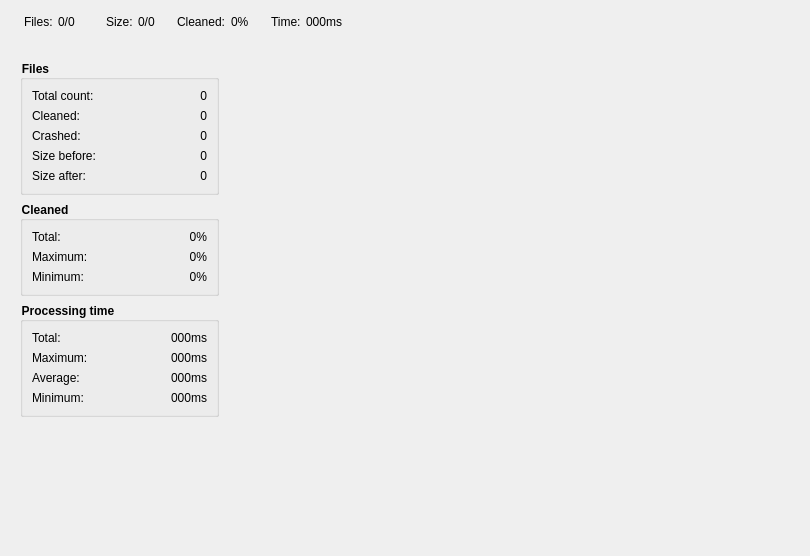
<?xml version="1.0" encoding="UTF-8"?>
<ui version="4.0">
 <class>DockWidget</class>
 <widget class="QWidget" name="DockWidget">
  <property name="geometry">
   <rect>
    <x>0</x>
    <y>0</y>
    <width>810</width>
    <height>556</height>
   </rect>
  </property>
  <property name="windowTitle">
   <string>Form</string>
  </property>
  <property name="currentIndex" stdset="0">
   <number>-1</number>
  </property>
  <widget class="QWidget" name="widget1" native="true">
   <property name="geometry">
    <rect>
     <x>20</x>
     <y>60</y>
     <width>199</width>
     <height>421</height>
    </rect>
   </property>
   <layout class="QVBoxLayout" name="verticalLayout">
    <property name="margin">
     <number>0</number>
    </property>
    <item>
     <widget class="QGroupBox" name="gBoxFiles">
      <property name="styleSheet">
       <string notr="true">QGroupBox
{
    font-weight: bold;
}</string>
      </property>
      <property name="title">
       <string>Files</string>
      </property>
      <layout class="QGridLayout" name="gridLayout_5">
       <item row="0" column="0">
        <widget class="QLabel" name="label">
         <property name="text">
          <string>Total count:</string>
         </property>
         <property name="textInteractionFlags">
          <set>Qt::LinksAccessibleByMouse|Qt::TextSelectableByMouse</set>
         </property>
        </widget>
       </item>
       <item row="0" column="1">
        <widget class="QLabel" name="lblITotalFiles">
         <property name="text">
          <string notr="true">0</string>
         </property>
         <property name="alignment">
          <set>Qt::AlignRight|Qt::AlignTrailing|Qt::AlignVCenter</set>
         </property>
         <property name="textInteractionFlags">
          <set>Qt::LinksAccessibleByMouse|Qt::TextSelectableByMouse</set>
         </property>
        </widget>
       </item>
       <item row="1" column="0">
        <widget class="QLabel" name="lbl10">
         <property name="text">
          <string>Cleaned:</string>
         </property>
         <property name="textInteractionFlags">
          <set>Qt::LinksAccessibleByMouse|Qt::TextSelectableByMouse</set>
         </property>
        </widget>
       </item>
       <item row="1" column="1">
        <widget class="QLabel" name="lblICleaned">
         <property name="text">
          <string notr="true">0</string>
         </property>
         <property name="alignment">
          <set>Qt::AlignRight|Qt::AlignTrailing|Qt::AlignVCenter</set>
         </property>
         <property name="textInteractionFlags">
          <set>Qt::LinksAccessibleByMouse|Qt::TextSelectableByMouse</set>
         </property>
        </widget>
       </item>
       <item row="2" column="0" rowspan="3">
        <widget class="QLabel" name="lbl9">
         <property name="text">
          <string>Crashed:</string>
         </property>
         <property name="textInteractionFlags">
          <set>Qt::LinksAccessibleByMouse|Qt::TextSelectableByMouse</set>
         </property>
        </widget>
       </item>
       <item row="2" column="1" rowspan="3">
        <widget class="QLabel" name="lblICrashed">
         <property name="text">
          <string notr="true">0</string>
         </property>
         <property name="alignment">
          <set>Qt::AlignRight|Qt::AlignTrailing|Qt::AlignVCenter</set>
         </property>
         <property name="textInteractionFlags">
          <set>Qt::LinksAccessibleByMouse|Qt::TextSelectableByMouse</set>
         </property>
        </widget>
       </item>
       <item row="5" column="0">
        <widget class="QLabel" name="lbl1">
         <property name="text">
          <string>Size before:</string>
         </property>
         <property name="textInteractionFlags">
          <set>Qt::LinksAccessibleByMouse|Qt::TextSelectableByMouse</set>
         </property>
        </widget>
       </item>
       <item row="6" column="0">
        <widget class="QLabel" name="lbl2">
         <property name="text">
          <string>Size after:</string>
         </property>
         <property name="textInteractionFlags">
          <set>Qt::LinksAccessibleByMouse|Qt::TextSelectableByMouse</set>
         </property>
        </widget>
       </item>
       <item row="5" column="1">
        <widget class="QLabel" name="lblITotalSizeBefore">
         <property name="text">
          <string notr="true">0</string>
         </property>
         <property name="alignment">
          <set>Qt::AlignRight|Qt::AlignTrailing|Qt::AlignVCenter</set>
         </property>
         <property name="textInteractionFlags">
          <set>Qt::LinksAccessibleByMouse|Qt::TextSelectableByMouse</set>
         </property>
        </widget>
       </item>
       <item row="6" column="1">
        <widget class="QLabel" name="lblITotalSizeAfter">
         <property name="text">
          <string notr="true">0</string>
         </property>
         <property name="alignment">
          <set>Qt::AlignRight|Qt::AlignTrailing|Qt::AlignVCenter</set>
         </property>
         <property name="textInteractionFlags">
          <set>Qt::LinksAccessibleByMouse|Qt::TextSelectableByMouse</set>
         </property>
        </widget>
       </item>
      </layout>
     </widget>
    </item>
    <item>
     <widget class="QGroupBox" name="gBoxCleaned">
      <property name="styleSheet">
       <string notr="true">QGroupBox
{
    font-weight: bold;
}</string>
      </property>
      <property name="title">
       <string>Cleaned</string>
      </property>
      <layout class="QGridLayout" name="gridLayout_4">
       <item row="1" column="0" rowspan="2">
        <widget class="QLabel" name="lbl3">
         <property name="text">
          <string>Maximum:</string>
         </property>
         <property name="textInteractionFlags">
          <set>Qt::LinksAccessibleByMouse|Qt::TextSelectableByMouse</set>
         </property>
        </widget>
       </item>
       <item row="1" column="1" rowspan="2">
        <widget class="QLabel" name="lblIMaxCompress">
         <property name="text">
          <string notr="true">0%</string>
         </property>
         <property name="alignment">
          <set>Qt::AlignRight|Qt::AlignTrailing|Qt::AlignVCenter</set>
         </property>
         <property name="textInteractionFlags">
          <set>Qt::LinksAccessibleByMouse|Qt::TextSelectableByMouse</set>
         </property>
        </widget>
       </item>
       <item row="3" column="0" rowspan="3">
        <widget class="QLabel" name="lbl4">
         <property name="text">
          <string>Minimum:</string>
         </property>
         <property name="textInteractionFlags">
          <set>Qt::LinksAccessibleByMouse|Qt::TextSelectableByMouse</set>
         </property>
        </widget>
       </item>
       <item row="3" column="1" rowspan="3">
        <widget class="QLabel" name="lblIMinCompress">
         <property name="text">
          <string notr="true">0%</string>
         </property>
         <property name="alignment">
          <set>Qt::AlignRight|Qt::AlignTrailing|Qt::AlignVCenter</set>
         </property>
         <property name="textInteractionFlags">
          <set>Qt::LinksAccessibleByMouse|Qt::TextSelectableByMouse</set>
         </property>
        </widget>
       </item>
       <item row="0" column="0">
        <widget class="QLabel" name="lbl5">
         <property name="text">
          <string>Total:</string>
         </property>
         <property name="textInteractionFlags">
          <set>Qt::LinksAccessibleByMouse|Qt::TextSelectableByMouse</set>
         </property>
        </widget>
       </item>
       <item row="0" column="1">
        <widget class="QLabel" name="lblIAverComp">
         <property name="text">
          <string notr="true">0%</string>
         </property>
         <property name="alignment">
          <set>Qt::AlignRight|Qt::AlignTrailing|Qt::AlignVCenter</set>
         </property>
         <property name="textInteractionFlags">
          <set>Qt::LinksAccessibleByMouse|Qt::TextSelectableByMouse</set>
         </property>
        </widget>
       </item>
      </layout>
     </widget>
    </item>
    <item>
     <widget class="QGroupBox" name="gBoxTime">
      <property name="styleSheet">
       <string notr="true">QGroupBox
{
    font-weight: bold;
}</string>
      </property>
      <property name="title">
       <string>Processing time</string>
      </property>
      <layout class="QGridLayout" name="gridLayout_3">
       <item row="0" column="1">
        <widget class="QLabel" name="lblIFullTime">
         <property name="minimumSize">
          <size>
           <width>100</width>
           <height>0</height>
          </size>
         </property>
         <property name="text">
          <string>000ms</string>
         </property>
         <property name="alignment">
          <set>Qt::AlignRight|Qt::AlignTrailing|Qt::AlignVCenter</set>
         </property>
         <property name="textInteractionFlags">
          <set>Qt::LinksAccessibleByMouse|Qt::TextSelectableByMouse</set>
         </property>
        </widget>
       </item>
       <item row="2" column="1">
        <widget class="QLabel" name="lblIAverageTime">
         <property name="text">
          <string>000ms</string>
         </property>
         <property name="alignment">
          <set>Qt::AlignRight|Qt::AlignTrailing|Qt::AlignVCenter</set>
         </property>
         <property name="textInteractionFlags">
          <set>Qt::LinksAccessibleByMouse|Qt::TextSelectableByMouse</set>
         </property>
        </widget>
       </item>
       <item row="2" column="0">
        <widget class="QLabel" name="lbl7">
         <property name="text">
          <string>Average:</string>
         </property>
         <property name="textInteractionFlags">
          <set>Qt::LinksAccessibleByMouse|Qt::TextSelectableByMouse</set>
         </property>
        </widget>
       </item>
       <item row="1" column="1">
        <widget class="QLabel" name="lblIMaxTime">
         <property name="text">
          <string>000ms</string>
         </property>
         <property name="alignment">
          <set>Qt::AlignRight|Qt::AlignTrailing|Qt::AlignVCenter</set>
         </property>
         <property name="textInteractionFlags">
          <set>Qt::LinksAccessibleByMouse|Qt::TextSelectableByMouse</set>
         </property>
        </widget>
       </item>
       <item row="0" column="0">
        <widget class="QLabel" name="lbl6">
         <property name="text">
          <string>Total:</string>
         </property>
         <property name="textInteractionFlags">
          <set>Qt::LinksAccessibleByMouse|Qt::TextSelectableByMouse</set>
         </property>
        </widget>
       </item>
       <item row="1" column="0">
        <widget class="QLabel" name="label_2">
         <property name="text">
          <string>Maximum:</string>
         </property>
         <property name="textInteractionFlags">
          <set>Qt::LinksAccessibleByMouse|Qt::TextSelectableByMouse</set>
         </property>
        </widget>
       </item>
       <item row="3" column="0">
        <widget class="QLabel" name="label_3">
         <property name="text">
          <string>Minimum:</string>
         </property>
         <property name="textInteractionFlags">
          <set>Qt::LinksAccessibleByMouse|Qt::TextSelectableByMouse</set>
         </property>
        </widget>
       </item>
       <item row="3" column="1">
        <widget class="QLabel" name="lblIMinTime">
         <property name="text">
          <string>000ms</string>
         </property>
         <property name="alignment">
          <set>Qt::AlignRight|Qt::AlignTrailing|Qt::AlignVCenter</set>
         </property>
         <property name="textInteractionFlags">
          <set>Qt::LinksAccessibleByMouse|Qt::TextSelectableByMouse</set>
         </property>
        </widget>
       </item>
      </layout>
     </widget>
    </item>
    <item>
     <spacer name="verticalSpacer">
      <property name="orientation">
       <enum>Qt::Vertical</enum>
      </property>
      <property name="sizeHint" stdset="0">
       <size>
        <width>20</width>
        <height>40</height>
       </size>
      </property>
     </spacer>
    </item>
   </layout>
  </widget>
  <widget class="QWidget" name="widget2" native="true">
   <property name="geometry">
    <rect>
     <x>20</x>
     <y>10</y>
     <width>741</width>
     <height>25</height>
    </rect>
   </property>
   <layout class="QHBoxLayout" name="horizontalLayout">
    <property name="spacing">
     <number>2</number>
    </property>
    <property name="leftMargin">
     <number>4</number>
    </property>
    <property name="topMargin">
     <number>0</number>
    </property>
    <property name="rightMargin">
     <number>0</number>
    </property>
    <property name="bottomMargin">
     <number>0</number>
    </property>
    <item>
     <widget class="QLabel" name="label_4">
      <property name="sizePolicy">
       <sizepolicy hsizetype="Preferred" vsizetype="Fixed">
        <horstretch>0</horstretch>
        <verstretch>0</verstretch>
       </sizepolicy>
      </property>
      <property name="text">
       <string>Files: </string>
      </property>
      <property name="textInteractionFlags">
       <set>Qt::TextSelectableByMouse</set>
      </property>
     </widget>
    </item>
    <item>
     <widget class="QLabel" name="lblITotalFilesH">
      <property name="sizePolicy">
       <sizepolicy hsizetype="Preferred" vsizetype="Fixed">
        <horstretch>0</horstretch>
        <verstretch>0</verstretch>
       </sizepolicy>
      </property>
      <property name="text">
       <string>0/0</string>
      </property>
      <property name="textInteractionFlags">
       <set>Qt::TextSelectableByMouse</set>
      </property>
     </widget>
    </item>
    <item>
     <widget class="QLabel" name="lblICrashedH">
      <property name="sizePolicy">
       <sizepolicy hsizetype="Preferred" vsizetype="Fixed">
        <horstretch>0</horstretch>
        <verstretch>0</verstretch>
       </sizepolicy>
      </property>
      <property name="text">
       <string/>
      </property>
     </widget>
    </item>
    <item>
     <spacer name="horizontalSpacer_2">
      <property name="orientation">
       <enum>Qt::Horizontal</enum>
      </property>
      <property name="sizeType">
       <enum>QSizePolicy::Fixed</enum>
      </property>
      <property name="sizeHint" stdset="0">
       <size>
        <width>20</width>
        <height>5</height>
       </size>
      </property>
     </spacer>
    </item>
    <item>
     <widget class="QLabel" name="label_7">
      <property name="sizePolicy">
       <sizepolicy hsizetype="Preferred" vsizetype="Fixed">
        <horstretch>0</horstretch>
        <verstretch>0</verstretch>
       </sizepolicy>
      </property>
      <property name="text">
       <string>Size: </string>
      </property>
      <property name="textInteractionFlags">
       <set>Qt::TextSelectableByMouse</set>
      </property>
     </widget>
    </item>
    <item>
     <widget class="QLabel" name="lblSizeH">
      <property name="sizePolicy">
       <sizepolicy hsizetype="Preferred" vsizetype="Fixed">
        <horstretch>0</horstretch>
        <verstretch>0</verstretch>
       </sizepolicy>
      </property>
      <property name="text">
       <string>0/0</string>
      </property>
      <property name="textInteractionFlags">
       <set>Qt::TextSelectableByMouse</set>
      </property>
     </widget>
    </item>
    <item>
     <spacer name="horizontalSpacer_4">
      <property name="orientation">
       <enum>Qt::Horizontal</enum>
      </property>
      <property name="sizeType">
       <enum>QSizePolicy::Fixed</enum>
      </property>
      <property name="sizeHint" stdset="0">
       <size>
        <width>20</width>
        <height>5</height>
       </size>
      </property>
     </spacer>
    </item>
    <item>
     <widget class="QLabel" name="label_6">
      <property name="sizePolicy">
       <sizepolicy hsizetype="Preferred" vsizetype="Fixed">
        <horstretch>0</horstretch>
        <verstretch>0</verstretch>
       </sizepolicy>
      </property>
      <property name="text">
       <string>Cleaned: </string>
      </property>
      <property name="textInteractionFlags">
       <set>Qt::TextSelectableByMouse</set>
      </property>
     </widget>
    </item>
    <item>
     <widget class="QLabel" name="lblIAverCompH">
      <property name="sizePolicy">
       <sizepolicy hsizetype="Preferred" vsizetype="Fixed">
        <horstretch>0</horstretch>
        <verstretch>0</verstretch>
       </sizepolicy>
      </property>
      <property name="text">
       <string>0%</string>
      </property>
      <property name="textInteractionFlags">
       <set>Qt::TextSelectableByMouse</set>
      </property>
     </widget>
    </item>
    <item>
     <spacer name="horizontalSpacer_3">
      <property name="orientation">
       <enum>Qt::Horizontal</enum>
      </property>
      <property name="sizeType">
       <enum>QSizePolicy::Fixed</enum>
      </property>
      <property name="sizeHint" stdset="0">
       <size>
        <width>20</width>
        <height>5</height>
       </size>
      </property>
     </spacer>
    </item>
    <item>
     <widget class="QLabel" name="label_8">
      <property name="sizePolicy">
       <sizepolicy hsizetype="Preferred" vsizetype="Fixed">
        <horstretch>0</horstretch>
        <verstretch>0</verstretch>
       </sizepolicy>
      </property>
      <property name="text">
       <string>Time: </string>
      </property>
      <property name="textInteractionFlags">
       <set>Qt::TextSelectableByMouse</set>
      </property>
     </widget>
    </item>
    <item>
     <widget class="QLabel" name="lblIFullTimeH">
      <property name="sizePolicy">
       <sizepolicy hsizetype="Preferred" vsizetype="Fixed">
        <horstretch>0</horstretch>
        <verstretch>0</verstretch>
       </sizepolicy>
      </property>
      <property name="text">
       <string>000ms</string>
      </property>
      <property name="textInteractionFlags">
       <set>Qt::TextSelectableByMouse</set>
      </property>
     </widget>
    </item>
    <item>
     <spacer name="horizontalSpacer">
      <property name="orientation">
       <enum>Qt::Horizontal</enum>
      </property>
      <property name="sizeHint" stdset="0">
       <size>
        <width>40</width>
        <height>5</height>
       </size>
      </property>
     </spacer>
    </item>
   </layout>
  </widget>
 </widget>
 <resources/>
 <connections/>
</ui>
